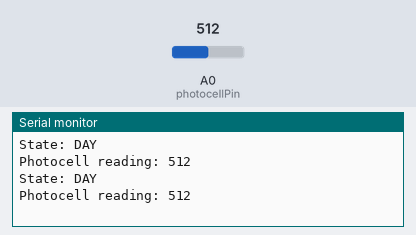
Recording of a sketch running on a simulated Arduino Uno, built with avr-gcc and run on an emulated ATmega328P. Shown: the last lines printed to the serial monitor. The test bench sets the inputs (shaded band); at power-on: A0 (photocellPin) = 512.

Above: at 2.8 s.
2.9 s: A0 (photocellPin) set to 716
At 4.5 s:
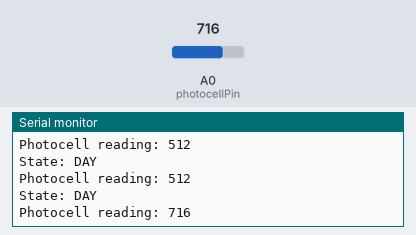
5.6 s: A0 (photocellPin) set to 900
At 7.3 s:
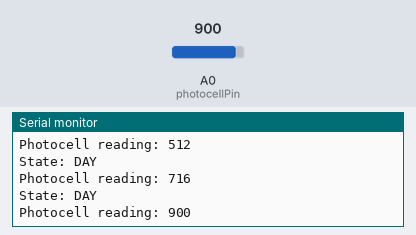
Timing chart, 0 to 8.8 s (numbered marks = the images above; inputs shaded):
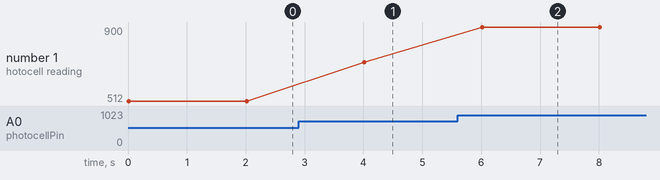

The sketch:

photocell.ino
```cpp
// (licence header left out)
// photocell + 10k pulldown resistor analog input pin
const int photocellPin = A0;
// analog reading of photocell
int photocellReading;

// whether we consider it to be night or not
bool isNight;

// current time
unsigned long currentTime;
// when we first started recording night
unsigned long initialNightBoundaryPassTime;
// when we last recorded night
unsigned long lastNightBoundaryPassTime;
// how many times we've recorded night successively
int nightBoundaryPassCount;

// reading (0-1023) below which we consider it to be night
const int nightBoundary = 200;
// how long  we should have passed the boundary in order for it to actually count
const int nightBoundaryPassTimeBoundary = 5000;

void setup()
{
    Serial.begin(9600);
}

void updateNightState()
{
    currentTime = millis();
    photocellReading = analogRead(photocellPin);

    if (photocellReading <= nightBoundary) {
        if (nightBoundaryPassCount == 0) {
            initialNightBoundaryPassTime = currentTime;
        }

        lastNightBoundaryPassTime = currentTime;
        nightBoundaryPassCount++;
    } else {
        nightBoundaryPassCount = 0;
    }

    if (nightBoundaryPassCount == 0) {
        if (currentTime >= (lastNightBoundaryPassTime +
            nightBoundaryPassTimeBoundary)) {
            isNight = false;
        }
    } else {
        if (currentTime >= (initialNightBoundaryPassTime +
            nightBoundaryPassTimeBoundary)) {
            isNight = true;
        }
    }
}

void loop()
{
    updateNightState();

    Serial.print("State: ");
    Serial.println(isNight ? "NIGHT" : "DAY");
    Serial.print("Photocell reading: ");
    Serial.println(photocellReading);

    delay(2000);
}
```

Measured:
- after the input at 2.9 s, the serial monitor: prints a new line after 1.1 s (image 1)
- after the input at 5.6 s, the serial monitor: prints a new line after 0.41 s (image 2)
- plotted number 1: 512 → 716 after the input at 2.9 s, 716 → 900 after the input at 5.6 s
